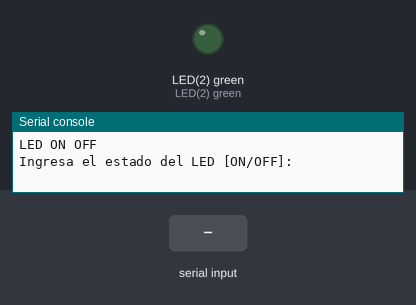
This program was run on a simulated pyboard running MicroPython. Shown: output pins drawn as LEDs (lit = HIGH), the last lines printed to the serial console. Inputs (shaded band) come from the test bench.

Above: at 1.2 s.
1.3 s: "ON" typed at the serial console, then Enter
At 2.5 s:
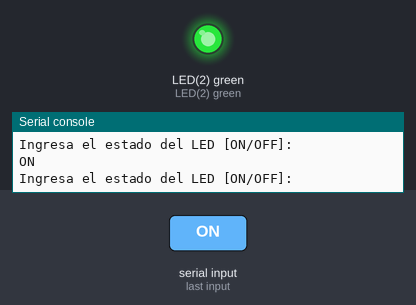
2.8 s: "1" typed at the serial console, then Enter
At 3.7 s:
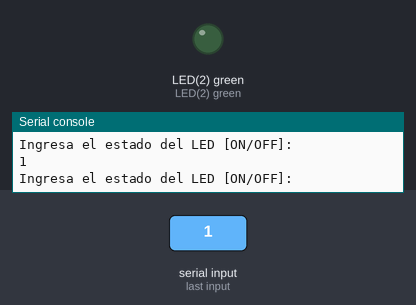
Timing chart, 0 to 5.8 s (numbered marks = the images above; inputs shaded):
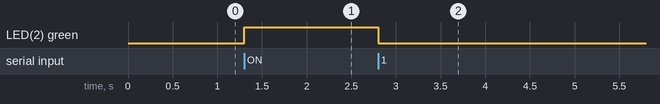

The program:

ledOnOff.py
```python
# Manejo de LED On Off con Micropython sobre EDUCIAA
import pyb
print("LED ON OFF")

led = pyb.LED(2)

while True:
	stat = input("Ingresa el estado del LED [ON/OFF]:")

	if stat == "ON" :
		led.on()
	else:
		led.off()
```

Measured:
- after the input at 1.3 s, LED(2) green: LOW → HIGH at once
- after the input at 2.8 s, LED(2) green: HIGH → LOW at once
